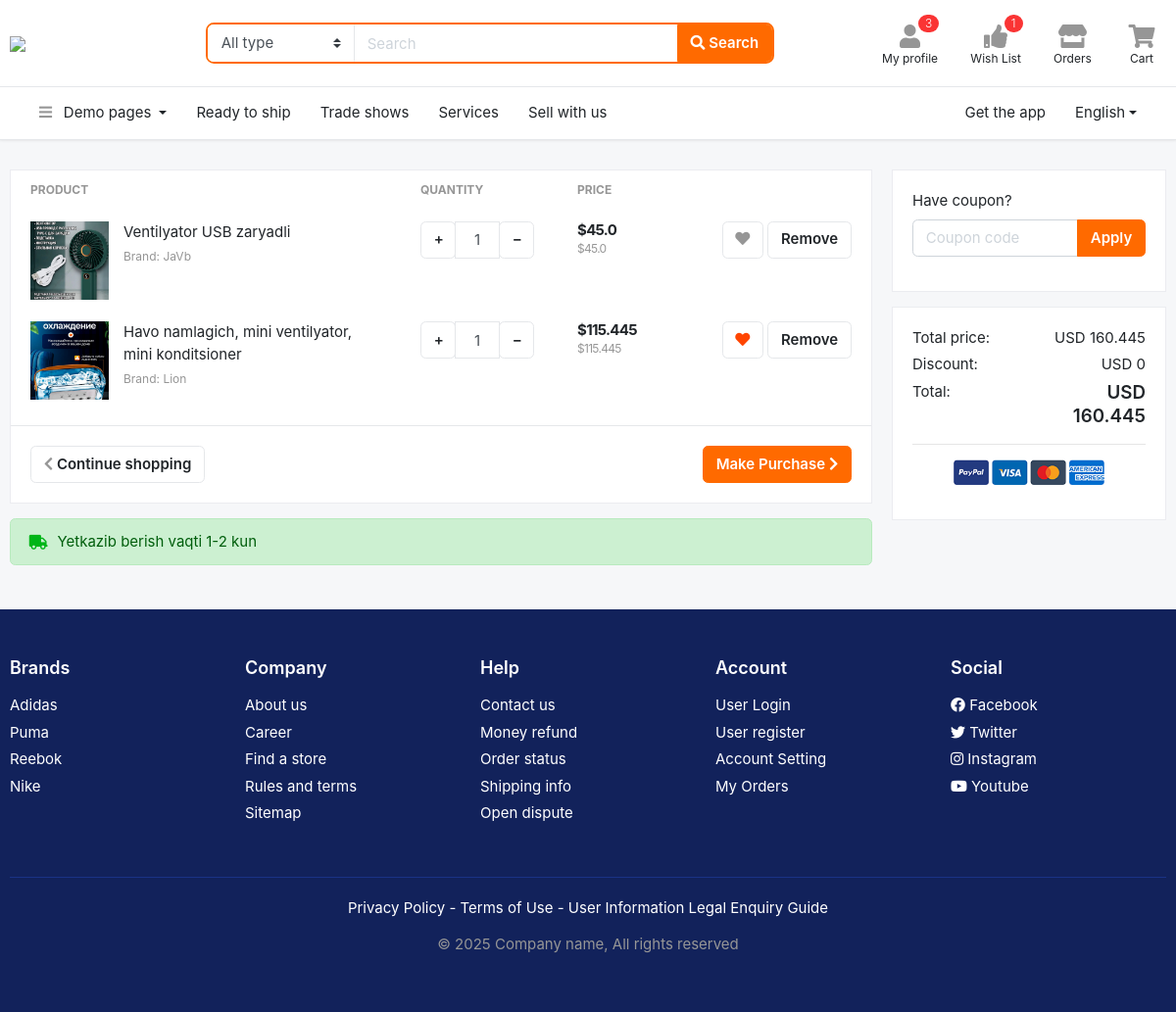
The page /order/my-cart/ (signed in) on the database its author committed.
### users/models.py (models this page shows, shortened)
class User(AbstractUser):
    class GENDER(models.TextChoices):
        MALE = 'male', 'male'
        FEMALE = 'female', 'female'
    phone = models.CharField(max_length=13)
    gender = models.CharField(max_length=10, choices=GENDER.choices, blank=True, null=True)
    city = models.CharField(max_length=50, blank=True, null=True)
    country = models.CharField(max_length=50, blank=True, null=True)
    confirmation_code = models.CharField(max_length=6, blank=True, null=True)
    confirmed = models.BooleanField(default=False)

### order/models.py (models this page shows, shortened)
class CartItem(models.Model):
    user = models.ForeignKey(User, on_delete=models.CASCADE)
    product = models.ForeignKey(Product, on_delete=models.CASCADE)
    amount = models.PositiveIntegerField(default=1)
    created_at = models.DateTimeField(auto_now_add=True)
    def get_total_price(self):
        return self.amount * self.product.price

### main/models.py (models this page shows, shortened)
class Product(models.Model):
    name = models.CharField(max_length=255)
    slug = models.SlugField(max_length=255, unique=True, blank=True, null=True)
    brand = models.CharField(max_length=255, blank=True, null=True)
    price = models.FloatField(validators=[MinValueValidator(0.0)])
    description = models.TextField(blank=True, null=True)
    guarantee = models.CharField(max_length=255, blank=True, null=True)
    delevery_time = models.CharField(max_length=255, blank=True, null=True)
    country = models.CharField(max_length=255, blank=True, null=True)
    rating = models.FloatField(validators=[MinValueValidator(1.0), MaxValueValidator(5.0)], default=5.0)
    views = models.PositiveIntegerField(default=0)
    sub_category = models.ForeignKey(SubCategory, on_delete=models.CASCADE)
    created_at = models.DateTimeField(auto_now_add=True)

class Image(models.Model):
    image = models.ImageField(upload_to='images/', null=True, blank=True)
    product = models.ForeignKey(Product, on_delete=models.CASCADE)

### order/views.py (the view)
# urls.py: path('my-cart/', CartView.as_view(), name='my-cart'),
class CartView(LoginRequiredMixin, View):
    def get(self, request):
        cart_items = request.user.cartitem_set.all()
        wishlist_products = request.user.favorite_set.values_list('product__id', flat=True)
        total_discount = 0
        total_price_without_discount = 0
        for cart_item in cart_items:
            total_price_without_discount += cart_item.product.price * cart_item.amount
            if cart_item.product.discount_set.filter(end_date__lt=datetime.today()).exists():
                discount = cart_item.product.discount_set.filter(
                    end_date__lt=datetime.today()).last().amount * cart_item.amount
                total_discount += discount
        total_price = total_price_without_discount - total_discount
        context = {
            'cart_items': cart_items,
            'wishlist_products': wishlist_products,
            'total_discount': total_discount,
            'total_price_without_discount': total_price_without_discount,
            'total_price': total_price,
        }
        return render(request, 'cart.html', context)

### templates/cart.html
{% extends 'base.html' %}
{% block content %}
<section class="section-content padding-y">
    <div class="container">
        <div class="row">
            <main class="col-md-9">
                <div class="card">
                    <table class="table table-borderless table-shopping-cart">
                        <thead class="text-muted">
                        <tr class="small text-uppercase">
                            <th scope="col">Product</th>
                            <th scope="col" width="120">Quantity</th>
                            <th scope="col" width="120">Price</th>
                            <th scope="col" class="text-right" width="200"></th>
                        </tr>
                        </thead>
                        <tbody>
                        {% for cart_item in cart_items %}
                            <tr>
                            <td>
                                <figure class="itemside">
                                    <div class="aside"><img src="{{ cart_item.product.image_set.first.image.url }}"
                                                            class="img-sm"></div>
                                    <figcaption class="info">
                                        <a href="#" class="title text-dark">{{ cart_item.product.name }}</a>
                                        <p class="text-muted small">Brand: {{ cart_item.product.brand }}</p>
                                    </figcaption>
                                </figure>
                            </td>
                            <td>
                                <div class="input-group mb-3 input-spinner">
                                    <div class="input-group-prepend">
                                        <a href="{% url 'increment' cart_item.id %}">
                                            <button class="btn btn-light" type="button" id="button-plus"> +</button>
                                        </a>
                                    </div>
                                    <input type="text" class="form-control" value="{{ cart_item.amount }}">
                                    <div class="input-group-append">
                                        <a href="{% url 'decrement' cart_item.id %}">
                                            <button class="btn btn-light" type="button" id="button-minus"> &minus;
                                            </button>
                                        </a>
                                    </div>
                                </div>
                            </td>
                            <td>
                                <div class="price-wrap">
                                    <var class="price">${{ cart_item.get_total_price }}</var>
                                    <small class="text-muted"> ${{ cart_item.product.price }}</small>
                                </div>
                            </td>
                            <td class="text-right">
                                <a data-original-title="Save to Wishlist" title="" href="{% url 'add-to-wishlist-for-cart' cart_item.product.id %}"
                                   class="btn btn-light" data-toggle="tooltip"> <i class="fa fa-heart" {% if cart_item.product.id in wishlist_products %} style="color: orangered" {% endif %} ></i></a>
                                <a href="{% url 'remove-from-cart' cart_item.product.id %}" class="btn btn-light btn-round"> Remove</a>
                            </td>
                        </tr>
                        {% empty %}
                           <td>
                               <p>No products yet.</p>
                           </td>
                        {% endfor %}
                        </tbody>
                    </table>
                    <div class="card-body border-top">
                        <a href="{% url 'order' %}" class="btn btn-primary float-md-right"> Make Purchase <i
                                class="fa fa-chevron-right"></i> </a>
                        <a href="#" class="btn btn-light"> <i class="fa fa-chevron-left"></i> Continue shopping </a>
                    </div>
                </div>
                <div class="alert alert-success mt-3">
                    <p class="icontext"><i class="icon text-success fa fa-truck"></i> Yetkazib berish vaqti 1-2 kun</p>
                </div>
            </main>
            <aside class="col-md-3">
                <div class="card mb-3">
                    <div class="card-body">
                        <form>
                            <div class="form-group">
                                <label>Have coupon?</label>
                                <div class="input-group">
                                    <input type="text" class="form-control" name="" placeholder="Coupon code">
                                    <span class="input-group-append">
							<button class="btn btn-primary">Apply</button>
						</span>
                                </div>
                            </div>
                        </form>
                    </div>
                </div>
                <div class="card">
                    <div class="card-body">
                        <dl class="dlist-align">
                            <dt>Total price:</dt>
                            <dd class="text-right">USD {{ total_price_without_discount }}</dd>
                        </dl>
                        <dl class="dlist-align">
                            <dt>Discount:</dt>
                            <dd class="text-right">USD {{ total_discount }}</dd>
                        </dl>
                        <dl class="dlist-align">
                            <dt>Total:</dt>
                            <dd class="text-right  h5"><strong> USD {{ total_price }}</strong></dd>
                        </dl>
                        <hr>
                        <p class="text-center mb-3">
                            <img src="/static/images/misc/payments.png" height="26">
                        </p>
                    </div>
                </div>
            </aside>
        </div>
    </div>
</section>
{% endblock %}

### templates/base.html (shortened to what this page needs)
<!DOCTYPE HTML>
{% load static %}
<html lang="en">
<head>
<link href="/static/css/bootstrap.css?v=2.0" rel="stylesheet" type="text/css"/>
<link href="/static/fonts/fontawesome/css/all.min.css?v=2.0" type="text/css" rel="stylesheet">
<link href="/static/css/ui.css?v=2.0" rel="stylesheet" type="text/css"/>
<link href="/static/css/responsive.css?v=2.0" rel="stylesheet" type="text/css" />
</head>
<body>
<header class="section-header">
<section class="header-main border-bottom">
	<div class="container">
		<div class="row align-items-center">
			<div class="col-xl-2 col-lg-3 col-md-12">
				<a href="{% url 'home' %}" class="brand-wrap">
					<img class="logo" src="/static/images/log.jpg">
				</a>
			</div>
			<div class="col-xl-6 col-lg-5 col-md-6">
				<form action="#" class="search-header">
					<div class="input-group w-100">
						<select class="custom-select border-right"  name="category_name">
								<option value="">All type</option><option value="codex">Special</option>
						</select>
					    <input type="text" class="form-control" placeholder="Search">
					    <div class="input-group-append">
					      <button class="btn btn-primary" type="submit">
					        <i class="fa fa-search"></i> Search
					      </button>
					    </div>
				    </div>
				</form>
			</div>
			<div class="col-xl-4 col-lg-4 col-md-6">
				<div class="widgets-wrap float-md-right">
					<div class="widget-header mr-3">
						<a href="{% url 'profile' %}" class="widget-view">
							<div class="icon-area">
								<i class="fa fa-user"></i>
								<span class="notify">3</span>
							</div>
							<small class="text"> My profile </small>
						</a>
					</div>
					<div class="widget-header mr-3">
						<a href="{% url 'wishlist' %}" class="widget-view">
							<div class="icon-area">
								<i class="fa fa-thumbs-up"></i>
								<span class="notify">{{ request.user.favorite_set.count }}</span>
							</div>
							<small class="text"> Wish List </small>
						</a>
					</div>
					<div class="widget-header mr-3">
						<a href="{% url 'orders' %}" class="widget-view">
							<div class="icon-area">
								<i class="fa fa-store"></i>
							</div>
							<small class="text"> Orders </small>
						</a>
					</div>
					<div class="widget-header">
						<a href="{% url 'my-cart' %}" class="widget-view">
							<div class="icon-area">
								<i class="fa fa-shopping-cart"></i>
							</div>
							<small class="text"> Cart </small>
						</a>
					</div>
				</div>
			</div>
		</div>
	</div>
</section>
<nav class="navbar navbar-main navbar-expand-lg border-bottom">
<div class="container">
	<div class="collapse navbar-collapse" id="main_nav">
	<ul class="navbar-nav">
		<li class="nav-item dropdown">
			<a class="nav-link dropdown-toggle" data-toggle="dropdown" href="#"> <i class="fa fa-bars text-muted mr-2"></i> Demo pages </a>
		</li>
		<li class="nav-item">
			<a class="nav-link" href="">Ready to ship</a>
		</li>
		<li class="nav-item">
		<a class="nav-link" href="#">Trade shows</a>
		</li>
		<li class="nav-item">
		<a class="nav-link" href="#">Services</a>
		</li>
		<li class="nav-item">
		<a class="nav-link" href="#">Sell with us</a>
		</li>
	</ul>
	<ul class="navbar-nav ml-md-auto">
			<li class="nav-item">
			<a class="nav-link" href="#">Get the app</a>
		</li>
		<li class="nav-item dropdown">
			<a class="nav-link dropdown-toggle" href="http://example.com" data-toggle="dropdown">English</a>
		</li>
		</ul>
	</div>
</div>
</nav>
</header>
{% block content %} {% endblock %}
<footer class="section-footer bg-secondary">
	<div class="container">
		<section class="footer-top padding-y-lg text-white">
			<div class="row">
				<aside class="col-md col-6">
					<h6 class="title">Brands</h6>
					<ul class="list-unstyled">
						<li> <a href="#">Adidas</a></li>
						<li> <a href="#">Puma</a></li>
						<li> <a href="#">Reebok</a></li>
						<li> <a href="#">Nike</a></li>
					</ul>
				</aside>
				<aside class="col-md col-6">
					<h6 class="title">Company</h6>
					<ul class="list-unstyled">
						<li> <a href="#">About us</a></li>
						<li> <a href="#">Career</a></li>
						<li> <a href="#">Find a store</a></li>
						<li> <a href="#">Rules and terms</a></li>
						<li> <a href="#">Sitemap</a></li>
					</ul>
				</aside>
				<aside class="col-md col-6">
					<h6 class="title">Help</h6>
					<ul class="list-unstyled">
						<li> <a href="#">Contact us</a></li>
						<li> <a href="#">Money refund</a></li>
						<li> <a href="#">Order status</a></li>
						<li> <a href="#">Shipping info</a></li>
						<li> <a href="#">Open dispute</a></li>
					</ul>
				</aside>
				<aside class="col-md col-6">
					<h6 class="title">Account</h6>
					<ul class="list-unstyled">
						<li> <a href="#"> User Login </a></li>
						<li> <a href="#"> User register </a></li>
						<li> <a href="#"> Account Setting </a></li>
						<li> <a href="#"> My Orders </a></li>
					</ul>
				</aside>
				<aside class="col-md">
					<h6 class="title">Social</h6>
					<ul class="list-unstyled">
						<li><a href="#"> <i class="fab fa-facebook"></i> Facebook </a></li>
						<li><a href="#"> <i class="fab fa-twitter"></i> Twitter </a></li>
						<li><a href="#"> <i class="fab fa-instagram"></i> Instagram </a></li>
						<li><a href="#"> <i class="fab fa-youtube"></i> Youtube </a></li>
					</ul>
				</aside>
			</div>
		</section>
		<section class="footer-bottom text-center">
				<p class="text-white">Privacy Policy - Terms of Use - User Information Legal Enquiry Guide</p>
				<p class="text-muted"> &copy 2025 Company name, All rights reserved </p>
				<br>
		</section>
	</div>
</footer>
</body>
</html>

### rows shown on the page
User: user.favorite_set.count "1"
CartItem: product.image_set.first.image (picture), product.name "Ventilyator USB zaryadli", product.brand "JaVb", amount "1", get_total_price "45.0", product.price "45.0"
CartItem: product.image_set.first.image (picture), product.name "Havo namlagich, mini ventilyator, mini konditsioner", product.brand "Lion", amount "1", get_total_price "115.445", product.price "115.445"

### other values the page prints
{{ total_price_without_discount }} "160.445"
{{ total_discount }} "0"
{{ total_price }} "160.445"
